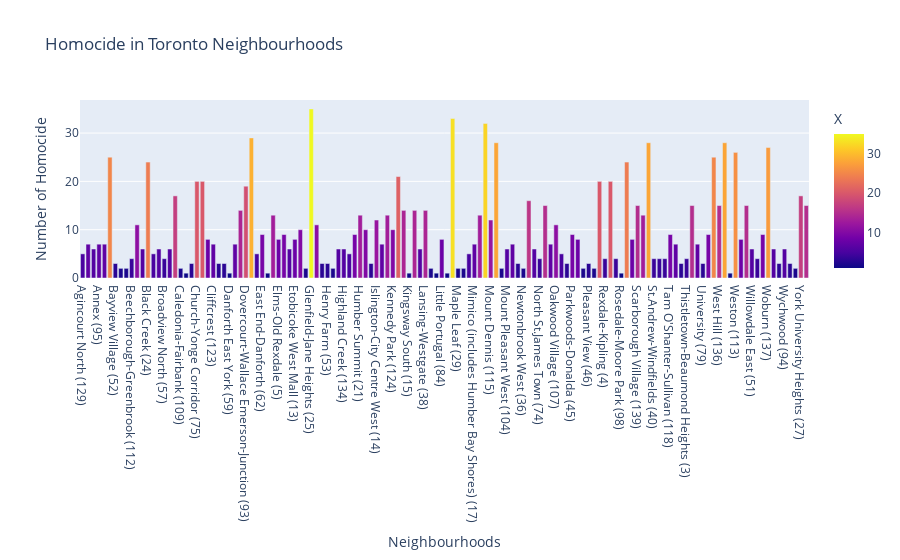

Source (notebook cell):
### Code cell
fig = px.bar(df_grouped, x='Neighbourhood', y='X', title='Homocide in Toronto Neighbourhoods', color='X')
fig.update_layout(xaxis_title="Neighbourhoods", yaxis_title="Number of Homocide",)
fig.show()

### Figure 1 — Plotly figure (JSON) as saved in the notebook; plotly's stock layout.template omitted (floating-point values rounded to 4 significant figures; data arrays with more than 128 entries replaced by an {"elided": "..."} marker saying what was removed)
{"data": [{"alignmentgroup": "True", "hovertemplate": "Neighbourhood=%{x}<br>X=%{marker.color}<extra></extra>", "legendgroup": "", "marker": {"color": {"elided": "134 int values"}, "coloraxis": "coloraxis", "pattern": {"shape": ""}}, "name": "", "offsetgroup": "", "orientation": "v", "showlegend": false, "textposition": "auto", "type": "bar", "x": {"elided": "134 str values"}, "xaxis": "x", "y": {"elided": "134 int values"}, "yaxis": "y"}], "layout": {"barmode": "relative", "coloraxis": {"colorbar": {"title": {"text": "X"}}, "colorscale": [[0, "#0d0887"], [0.1111, "#46039f"], [0.2222, "#7201a8"], [0.3333, "#9c179e"], [0.4444, "#bd3786"], [0.5556, "#d8576b"], [0.6667, "#ed7953"], [0.7778, "#fb9f3a"], [0.8889, "#fdca26"], [1, "#f0f921"]]}, "legend": {"tracegroupgap": 0}, "title": {"text": "Homocide in Toronto Neighbourhoods"}, "xaxis": {"anchor": "y", "domain": [0, 1], "title": {"text": "Neighbourhoods"}}, "yaxis": {"anchor": "x", "domain": [0, 1], "title": {"text": "Number of Homocide"}}}}
